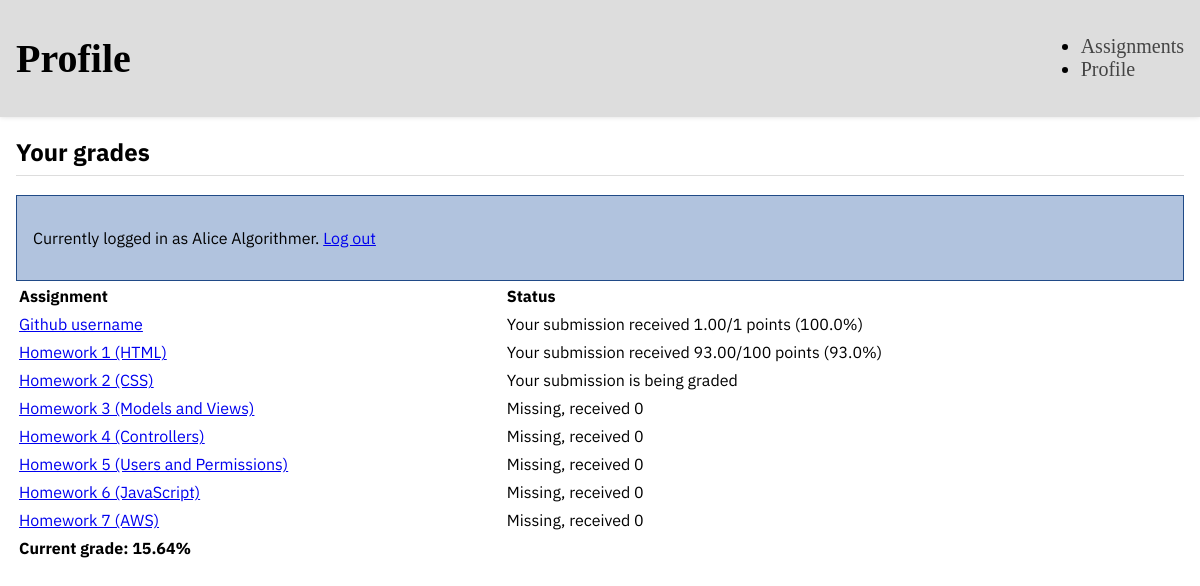
The app's page /profile/ (signed in) with its own data.
### grades/models.py (models this page shows)
class Assignment(models.Model):
    title = models.CharField(max_length=199)
    description = models.TextField(null=True, blank=True)
    deadline = models.DateTimeField()
    weight = models.IntegerField()
    points = models.IntegerField(default=100)

### grades/views.py (the view, shortened to what this page needs)
# urls.py: path('profile/', views.profile),
@login_required
def profile(request):
    user = request.user
    assignments = Assignment.objects.all()
    is_admin = user.is_superuser
    is_ta = user.groups.filter(name="TAs").exists()
    is_student = user.groups.filter(name="Students").exists() or not user.is_authenticated
    student_data = []
    earned_points = 0
    available_points = 0
    for assignment in assignments:
        submission = Submission.objects.filter(assignment=assignment, author=user).first()
        is_due = assignment.deadline < now()
        points = assignment.points
        if submission:
            if submission.score is not None:
                percent = round(float(submission.score) / points * 100, 2)
                status = f"Your submission received {submission.score}/{points} points ({percent}%)"
                earned_points += percent * (points / 100)
                available_points += points
            elif is_due:
                status = "Your submission is being graded"
            else:
                status = "Your submission is submitted"
        else:
            if is_due:
                status = "Missing, received 0"
                available_points += points
            else:
                status = "Not yet submitted"
        student_data.append({
            "assignment": assignment,
            "status": status,
        })
    current_grade = 100.0 if available_points == 0 else round((earned_points / available_points) * 100, 2)
    context = {
        "is_student": True,
        "student_data": student_data,
        "current_grade": current_grade,
        "user": user,
    }
    return render(request, "profile.html", context)

### grades/templates/profile.html (shortened to what this page needs)
<!doctype html>
<link rel="stylesheet" href="/static/main.css">
{% include "header.html" with title="Profile" %}
<main>
    <h2>Your grades</h2>
    <section class="action-card">
        <p>
            Currently logged in as {{ user.get_full_name|default:user.username }}.
            <a href="/profile/login/" role="button">Log out</a>
        </p>
    </section>
    {% if is_ta_or_admin %}
    <table>
        <thead>
            <tr>
                <th>Assignment</th>
                <th class="right">Graded</th>
            </tr>
        </thead>
        <tbody>
            {% for data in profile_data %}
            <tr>
                <td><a href="/{{ data.assignment.id }}/">{{ data.assignment.title }}</a></td>
                <td class="right">{{ data.graded_count }}/{{ data.total_assigned }}</td>
            </tr>
            {% endfor %}
        </tbody>
    </table>
{% elif is_student %}
    <table class="sortable">
        <thead>
            <tr>
                <th>Assignment</th>
                <th>Status</th>
            </tr>
        </thead>
        <tbody>
            {% for data in student_data %}
            <tr>
                <td><a href="/{{ data.assignment.id }}/">{{ data.assignment.title }}</a></td>
                <td>{{ data.status }}</td>
            </tr>
            {% endfor %}
        </tbody>
        <tfoot>
            <tr>
                <td colspan="2"><strong>Current grade: {{ current_grade }}%</strong></td>
            </tr>
        </tfoot>
    </table>
{% endif %}
</main>

### static/main.css (style rules this page uses)
main { font-family: 'IBM Plex Sans', sans-serif; line-height: 1.25; padding: 0 1rem; margin-bottom: 1rem; }
table { line-height: 1.5; width: 100%; }
h2 { font-size: 1.5rem; border-bottom: 1px solid #ddd; padding-bottom: 0.5rem; }
thead th { text-align: left; }
.action-card { border: 1px solid #204a87; background-color: #b1c3de; padding: 1rem; margin-top: 1rem; display: flex; flex-direction: column; justify-content: space-between; }

### records on screen
Assignment: assignment "Github username", status "Your submission received 1.00/1 points (100.0%)"
Assignment: assignment "Homework 1 (HTML)", status "Your submission received 93.00/100 points (93.0%)"
Assignment: assignment "Homework 2 (CSS)", status "Your submission is being graded"
Assignment: assignment "Homework 3 (Models and Views)", status "Missing, received 0"
Assignment: assignment "Homework 4 (Controllers)", status "Missing, received 0"
Assignment: assignment "Homework 5 (Users and Permissions)", status "Missing, received 0"
Assignment: assignment "Homework 6 (JavaScript)", status "Missing, received 0"
Assignment: assignment "Homework 7 (AWS)", status "Missing, received 0"

### other values on screen
{{ title }} "Profile"
{{ user.get_full_name|default:user.username }} "Alice Algorithmer"
{{ current_grade }} "15.64"
